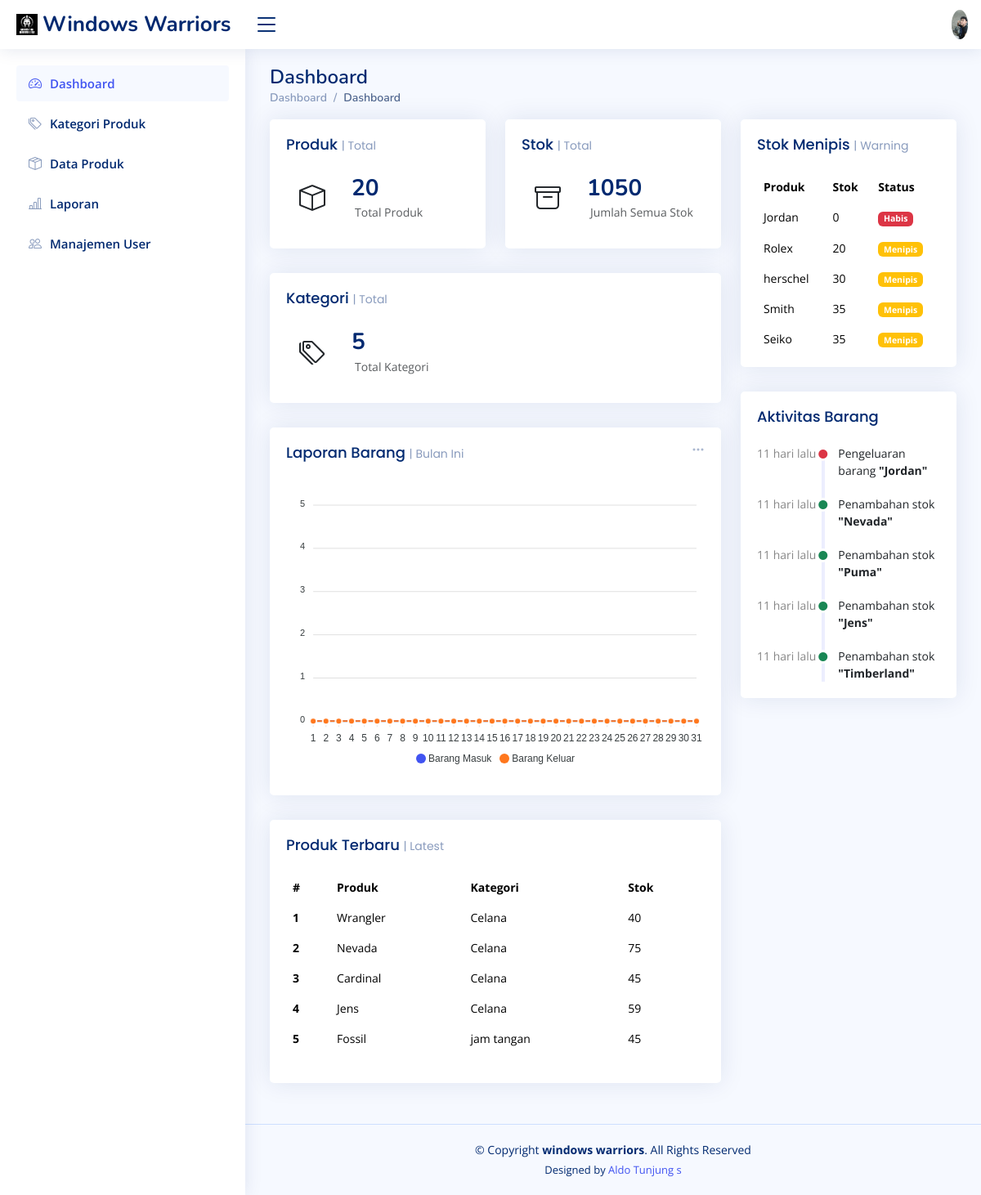
/index.php (signed in), run on the app's committed database.
### tables this page shows
CREATE TABLE `products` (
  `id` int(11) NOT NULL,
  `category_id` int(11) DEFAULT NULL,
  `product_code` varchar(50) DEFAULT NULL,
  `product_name` varchar(150) DEFAULT NULL,
  `stock` int(11) DEFAULT 0,
  `min_stock` int(11) DEFAULT 5,
  `price` int(11) DEFAULT NULL,
  `gambar` varchar(255) NOT NULL,
  `created_at` timestamp NOT NULL DEFAULT current_timestamp(),
  `updated_at` timestamp NULL DEFAULT NULL
);

CREATE TABLE `categories` (
  `id` int(11) NOT NULL,
  `kd_kat` varchar(6) NOT NULL,
  `category_name` varchar(100) NOT NULL
);

CREATE TABLE `stock_logs` (
  `id` int(11) NOT NULL,
  `product_id` int(11) DEFAULT NULL,
  `change_type` enum('ADD','EDIT','REDUCE') DEFAULT NULL,
  `qty` int(11) DEFAULT NULL,
  `stock_before` int(11) DEFAULT NULL,
  `stock_after` int(11) DEFAULT NULL,
  `note` varchar(255) DEFAULT NULL,
  `created_at` timestamp NOT NULL DEFAULT current_timestamp(),
  `created_by` int(11) DEFAULT NULL
);

### index.php (the view, shortened to what this page needs)
<?php
include "koneksi.php";
$q_produk = mysqli_query($conn, "SELECT COUNT(*) as total_produk FROM products");
$data_produk = mysqli_fetch_assoc($q_produk);
$q_stok = mysqli_query($conn, "SELECT SUM(stock) as total_stok FROM products");
$data_stok = mysqli_fetch_assoc($q_stok);
$q_kategori = mysqli_query($conn, "SELECT COUNT(*) as total_kategori FROM categories");
$data_kategori = mysqli_fetch_assoc($q_kategori);
$query = mysqli_query($conn, "
    SELECT p.product_name, p.stock, c.category_name
    FROM products p
    JOIN categories c ON p.category_id = c.id
    ORDER BY p.created_at DESC
    LIMIT 5
");
$q_menipis = mysqli_query($conn, "
    SELECT product_name, stock, min_stock
    FROM products
    WHERE stock <= min_stock
    ORDER BY stock ASC
    LIMIT 5
");
$q_aktivitas = mysqli_query($conn, "
    SELECT sl.*, p.product_name, u.name as user_name
    FROM stock_logs sl
    JOIN products p ON sl.product_id = p.id
    JOIN users u ON sl.created_by = u.id
    ORDER BY sl.created_at DESC
    LIMIT 5
");
function waktu_lalu(string $datetime)
{
    $selisih = time() - strtotime($datetime);
    $menit = floor($selisih / 60);
    $jam   = floor($selisih / 3600);
    $hari  = floor($selisih / 86400);
    if ($menit < 60) {
        return $menit . " menit lalu";
    } elseif ($jam < 24) {
        return $jam . " jam lalu";
    } else {
        return $hari . " hari lalu";
    }
}
?>
<!DOCTYPE html>
<html lang="en">
<head>
    <link href="assets/vendor/bootstrap/css/bootstrap.min.css" rel="stylesheet">
    <link href="assets/vendor/bootstrap-icons/bootstrap-icons.css" rel="stylesheet">
    <link href="assets/vendor/boxicons/css/boxicons.min.css" rel="stylesheet">
    <link href="assets/vendor/quill/quill.snow.css" rel="stylesheet">
    <link href="assets/vendor/quill/quill.bubble.css" rel="stylesheet">
    <link href="assets/vendor/remixicon/remixicon.css" rel="stylesheet">
    <link href="assets/vendor/simple-datatables/style.css" rel="stylesheet">
    <link href="assets/css/style.css" rel="stylesheet">
</head>
<body>
    <header id="header" class="header fixed-top d-flex align-items-center">
        <div class="d-flex align-items-center justify-content-between">
            <a href="index.php" class="logo d-flex align-items-center">
                <img src="assets/img/windows warriors.jpg" alt="">
                <span class="d-none d-lg-block">Windows Warriors</span>
            </a>
            <i class="bi bi-list toggle-sidebar-btn"></i>
        </div>
        <nav class="header-nav ms-auto">
            <ul class="d-flex align-items-center">
                <li class="nav-item dropdown pe-3">
                    <a class="nav-link nav-profile d-flex align-items-center pe-0"
                        href="#"
                        data-bs-toggle="dropdown">
                        <img
                            src="assets/img/Aldo.jpeg"
                            alt="Profile"
                            class="rounded-circle" />
                    </a>
                </li>
            </ul>
        </nav>
    </header>
    <aside id="sidebar" class="sidebar">
        <ul class="sidebar-nav" id="sidebar-nav">
            <li class="nav-item">
                <a class="nav-link " href="index.php">
                    <i class="bi bi-speedometer2"></i>
                    <span>Dashboard</span>
                </a>
            </li>
            <li class="nav-item">
                <a class="nav-link collapsed" href="kategori_produk.php">
                    <i class="bi bi-tags"></i>
                    <span>Kategori Produk</span>
                </a>
            </li>
            <li class="nav-item">
                <a class="nav-link collapsed" href="produk.php">
                    <i class="bi bi-box-seam"></i>
                    <span>Data Produk</span>
                </a>
            </li>
            <li class="nav-item">
                <a class="nav-link collapsed" href="laporan.php">
                    <i class="bi bi-bar-chart-line"></i>
                    <span>Laporan</span>
                </a>
            </li>
            <li class="nav-item">
                <a class="nav-link collapsed" href="users.php">
                    <i class="bi bi-people"></i>
                    <span>Manajemen User</span>
                </a>
            </li>
        </ul>
    </aside>
    <main id="main" class="main">
        <div class="pagetitle">
            <h1>Dashboard</h1>
            <nav>
                <ol class="breadcrumb">
                    <li class="breadcrumb-item"><a href="index.php">Dashboard</a></li>
                    <li class="breadcrumb-item active">Dashboard</li>
                </ol>
            </nav>
        </div>
        <section class="section dashboard">
            <div class="row">
                <div class="col-lg-8">
                    <div class="row">
                        <div class="col-xxl-4 col-md-6">
                            <div class="card info-card">
                                <div class="card-body">
                                    <h5 class="card-title">Produk <span>| Total</span></h5>
                                    <div class="d-flex align-items-center">
                                        <div class="card-icon rounded-circle d-flex align-items-center justify-content-center">
                                            <i class="bi bi-box"></i>
                                        </div>
                                        <div class="ps-3">
                                            <h6><?= $data_produk['total_produk']; ?></h6>
                                            <span class="text-muted small pt-2 ps-1">Total Produk</span>
                                        </div>
                                    </div>
                                </div>
                            </div>
                        </div>
                        <div class="col-xxl-4 col-md-6">
                            <div class="card info-card">
                                <div class="card-body">
                                    <h5 class="card-title">Stok <span>| Total</span></h5>
                                    <div class="d-flex align-items-center">
                                        <div class="card-icon rounded-circle d-flex align-items-center justify-content-center">
                                            <i class="bi bi-archive"></i>
                                        </div>
                                        <div class="ps-3">
                                            <h6><?= $data_stok['total_stok'] ?? 0; ?></h6>
                                            <span class="text-muted small pt-2 ps-1">Jumlah Semua Stok</span>
                                        </div>
                                    </div>
                                </div>
                            </div>
                        </div>
                        <div class="col-xxl-4 col-md-12">
                            <div class="card info-card">
                                <div class="card-body">
                                    <h5 class="card-title">Kategori <span>| Total</span></h5>
                                    <div class="d-flex align-items-center">
                                        <div class="card-icon rounded-circle d-flex align-items-center justify-content-center">
                                            <i class="bi bi-tags"></i>
                                        </div>
                                        <div class="ps-3">
                                            <h6><?= $data_kategori['total_kategori']; ?></h6>
                                            <span class="text-muted small pt-2 ps-1">Total Kategori</span>
                                        </div>
                                    </div>
                                </div>
                            </div>
                        </div>
                        <div class="col-12">
                            <div class="card">
                                <div class="filter">
                                    <a class="icon" href="#" data-bs-toggle="dropdown">
                                        <i class="bi bi-three-dots"></i>
                                    </a>
                                </div>
                                <div class="card-body">
                                    <h5 class="card-title">Laporan Barang <span>| Bulan Ini</span></h5>
                                    <div id="reportsChart"></div>
                                </div>
                            </div>
                        </div>
                        <div class="col-12">
                            <div class="card recent-sales overflow-auto">
                                <div class="card-body">
                                    <h5 class="card-title">Produk Terbaru <span>| Latest</span></h5>
                                    <table class="table table-borderless datatable">
                                        <thead>
                                            <tr>
                                                <th>#</th>
                                                <th>Produk</th>
                                                <th>Kategori</th>
                                                <th>Stok</th>
                                            </tr>
                                        </thead>
                                        <tbody>
                                            <?php
                                            $no = 1;
                                            while ($row = mysqli_fetch_assoc($query)) :
                                            ?>
                                                <tr>
                                                    <th><?= $no++; ?></th>
                                                    <td><?= $row['product_name']; ?></td>
                                                    <td><?= $row['category_name']; ?></td>
                                                    <td><?= $row['stock']; ?></td>
                                                </tr>
                                            <?php endwhile; ?>
                                        </tbody>
                                    </table>
                                </div>
                            </div>
                        </div>
                    </div>
                </div>
                <div class="col-lg-4">
                    <div class="card top-selling overflow-auto">
                        <div class="card-body pb-0">
                            <h5 class="card-title">Stok Menipis <span>| Warning</span></h5>
                            <table class="table table-borderless">
                                <thead>
                                    <tr>
                                        <th>Produk</th>
                                        <th>Stok</th>
                                        <th>Status</th>
                                    </tr>
                                </thead>
                                <tbody>
                                    <?php while ($row = mysqli_fetch_assoc($q_menipis)) : ?>
                                        <tr>
                                            <td><?= $row['product_name']; ?></td>
                                            <td><?= $row['stock']; ?></td>
                                            <td>
                                                <?php if ($row['stock'] == 0): ?>
                                                    <span class="badge bg-danger">Habis</span>
                                                <?php elseif ($row['stock'] <= ($row['min_stock'] / 2)): ?>
                                                    <span class="badge bg-danger">Hampir Habis</span>
                                                <?php else: ?>
                                                    <span class="badge bg-warning">Menipis</span>
                                                <?php endif; ?>
                                            </td>
                                        </tr>
                                    <?php endwhile; ?>
                                </tbody>
                            </table>
                        </div>
                    </div>
                    <div class="card">
                        <div class="card-body">
                            <h5 class="card-title">Aktivitas Barang</h5>
                            <div class="activity">
                                <?php while ($row = mysqli_fetch_assoc($q_aktivitas)) :
                                    if ($row['change_type'] == 'ADD') {
                                        $text = "Penambahan stok";
                                        $color = "text-success";
                                    } elseif ($row['change_type'] == 'REDUCE') {
                                        $text = "Pengeluaran barang";
                                        $color = "text-danger";
                                    } else {
                                        $text = "Perubahan stok";
                                        $color = "text-primary";
                                    }
                                ?>
                                    <div class="activity-item d-flex">
                                        <div class="activite-label">
                                            <?= waktu_lalu($row['created_at']); ?>
                                        </div>
                                        <i class="bi bi-circle-fill activity-badge <?= $color ?> align-self-start"></i>
                                        <div class="activity-content">
                                            <?= $text; ?>
                                            <span class="fw-bold text-dark">
                                                "<?= $row['product_name']; ?>"
                                            </span>
                                        </div>
                                    </div>
                                <?php endwhile; ?>
                            </div>
                        </div>
                    </div>
                </div>
            </div>
        </section>
    </main>
    <footer id="footer" class="footer">
        <div class="copyright">
            &copy; Copyright <strong><span>windows warriors</span></strong>. All Rights Reserved
        </div>
        <div class="credits">
            Designed by <a href="https://bootstrapmade.com/">Aldo Tunjung s</a>
        </div>
    </footer>
</body>
</html>

### data on the page
products: product_name "Wrangler", category.category_name "Celana", stock "40"
products: product_name "Nevada", category.category_name "Celana", stock "75"
products: product_name "Cardinal", category.category_name "Celana", stock "45"
products: product_name "Jens", category.category_name "Celana", stock "59"
products: product_name "Fossil", category.category_name "jam tangan", stock "45"
products: product_name "Jordan", stock "0", shows "Habis"
products: product_name "Rolex", stock "20", min_stock "Menipis"
products: product_name "herschel", stock "30", min_stock "Menipis"
products: product_name "Smith", stock "35", min_stock "Menipis"
products: product_name "Seiko", stock "35", min_stock "Menipis"
stock_logs: created_at "11 hari lalu", change_type "Pengeluaran barang", product.product_name "Jordan"
stock_logs: created_at "11 hari lalu", change_type "Penambahan stok", product.product_name "Nevada"
stock_logs: created_at "11 hari lalu", change_type "Penambahan stok", product.product_name "Puma"
stock_logs: created_at "11 hari lalu", change_type "Penambahan stok", product.product_name "Jens"
stock_logs: created_at "11 hari lalu", change_type "Penambahan stok", product.product_name "Timberland"

### other printed values
$data_produk['total_produk'] "20"
$data_stok['total_stok'] "1050"
$data_kategori['total_kategori'] "5"
